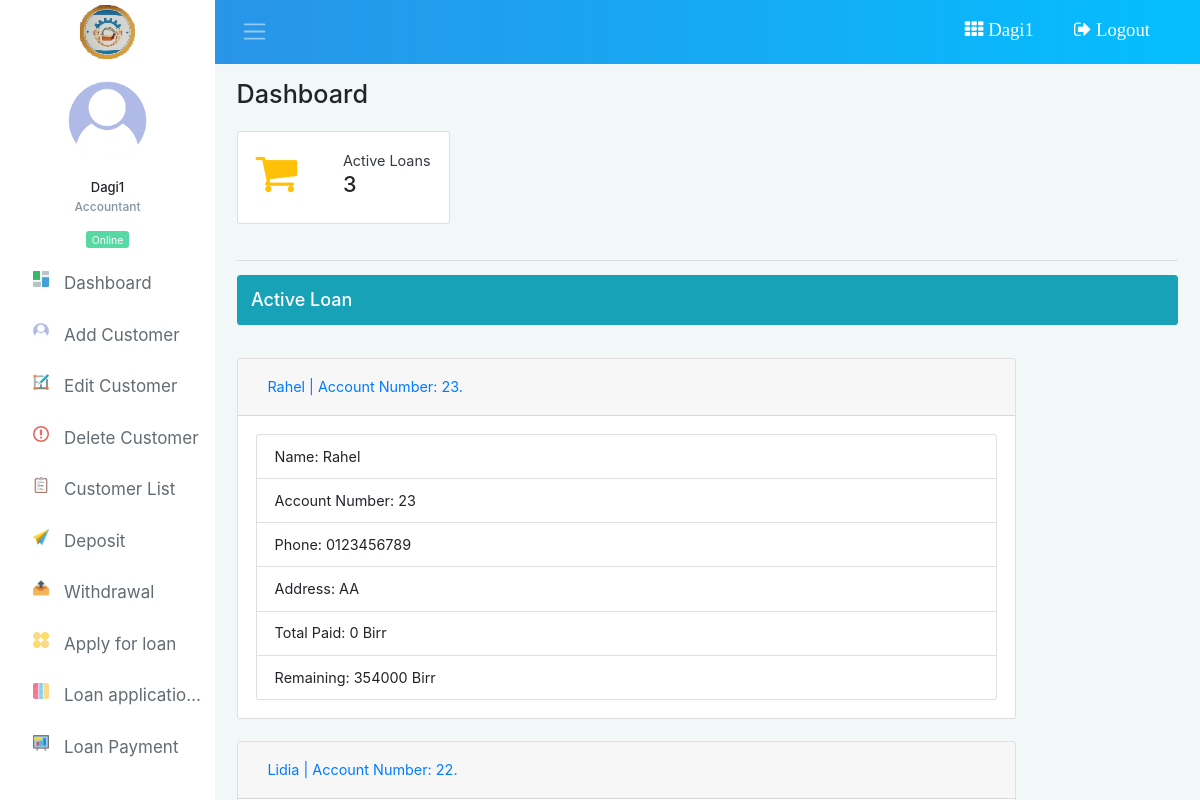
/index.php (signed in), run on the app's committed database.
### tables this page shows
CREATE TABLE `customer` (
  `id` int(11) NOT NULL,
  `name` varchar(100) NOT NULL,
  `gender` varchar(20) NOT NULL,
  `mobile` varchar(20) NOT NULL,
  `address` varchar(255) NOT NULL,
  `image` varchar(255) NOT NULL,
  `balance` int(20) NOT NULL,
  `history` longtext NOT NULL
);

CREATE TABLE `loan_application` (
  `id` int(11) NOT NULL,
  `c_id` int(11) NOT NULL,
  `interest_rate` int(2) NOT NULL,
  `loan_amount` int(100) NOT NULL,
  `datee` date NOT NULL,
  `remaining` int(100) NOT NULL,
  `payed` int(100) NOT NULL,
  `history` longtext NOT NULL,
  `total_loan_amount` int(4) NOT NULL,
  `status` varchar(20) NOT NULL,
  `emi` int(4) NOT NULL,
  `days` int(11) NOT NULL
);

### index.php (the view, shortened to what this page needs)
<?php
include_once "inc/header.php";
include_once "inc/sidebar.php";
include 'db.php';
?>
          <h3 class="page-heading mb-4">Dashboard</h3>
          <div class="row">
            <div class="col-xl-3 col-lg-3 col-md-3 col-sm-6 mb-4">
              <div class="card card-statistics">
                <div class="card-body">
                  <div class="clearfix">
                    <div class="float-left">
                      <h4 class="text-warning">
                        <i class="fa fa-shopping-cart highlight-icon" aria-hidden="true"></i>
                      </h4>
                    </div>
                    <div class="float-right">
                      <p class="card-text text-dark">Active Loans</p>
                      <h4 class="bold-text">
                              <?php
        $sqli="SELECT status FROM loan_application where status = 'Verified'";
              $resulti= mysqli_query($db, $sqli);
              $ce = mysqli_num_rows($resulti);
              echo $ce;
      ?>
                      </h4>
                    </div>
                  </div>
                </div>
              </div>
            </div>
          </div>
          <hr>
           <h5 class="card-title p-3 bg-info text-white rounded">Active Loan</h5><br>
          <div class="row">
                                    <?php
              $sqli="SELECT * FROM loan_application where status = 'Verified'";
              $resulti= mysqli_query($db, $sqli);
              while ($row = mysqli_fetch_array($resulti))
              {
                $c_id = $row["c_id"];
                $remaining = $row["remaining"];
                $payed = $row["payed"];
                $sqlic="SELECT * FROM customer where id = $c_id";
              $resultic= mysqli_query($db, $sqlic);
              while ($row = mysqli_fetch_array($resultic))
              {
                $id = $row["id"];
                $name = $row["name"];
                $mobile = $row["mobile"];
                $address = $row["address"];
echo '<div class="col-xl-10 col-lg-10 col-md-10 col-sm-10 mb-4">
              <div id="accordion">
                <div class="card">
                  <div class="card-header" id="headingOne">
                    <h5 class="mb-0">
                    <button class="btn btn-link" data-toggle="collapse" data-target="#collapseOne" aria-expanded="true" aria-controls="collapseOne">
                      '.$name.' | Account Number: '.$id.'.
                    </button>
                    </h5>
                  </div>
                  <div id="collapseOne" class="collapse show" aria-labelledby="headingOne" data-parent="#accordion">
                  <div class="card-body">
                  <div class="list-group">';
                echo '<a class="list-group-item">Name: '.$name.'</a>';
                echo '<a class="list-group-item">Account Number: '.$id.'</a>';
                echo '<a class="list-group-item">Phone: '.$mobile.'</a>';
                echo '<a class="list-group-item">Address: '.$address.'</a>';
              }
                echo '<a class="list-group-item">Total Paid: '.$payed.' Birr</a>';
                echo '<a class="list-group-item">Remaining: '.$remaining.' Birr</a>';
echo "          </div>
            </div>
            </div>
            </div>
            </div>
            </div>";
              }
            ?>
          </div>
<?php
include_once "inc/footer.php";
?>

### data on the page
loan_application: payed "0", remaining "354000"
customer: name "Rahel", id "23", mobile "0123456789", address "AA"
customer: name "Lidia", id "22"

### other printed values
$_SESSION["name"] "Dagi1"
$ce "3"
